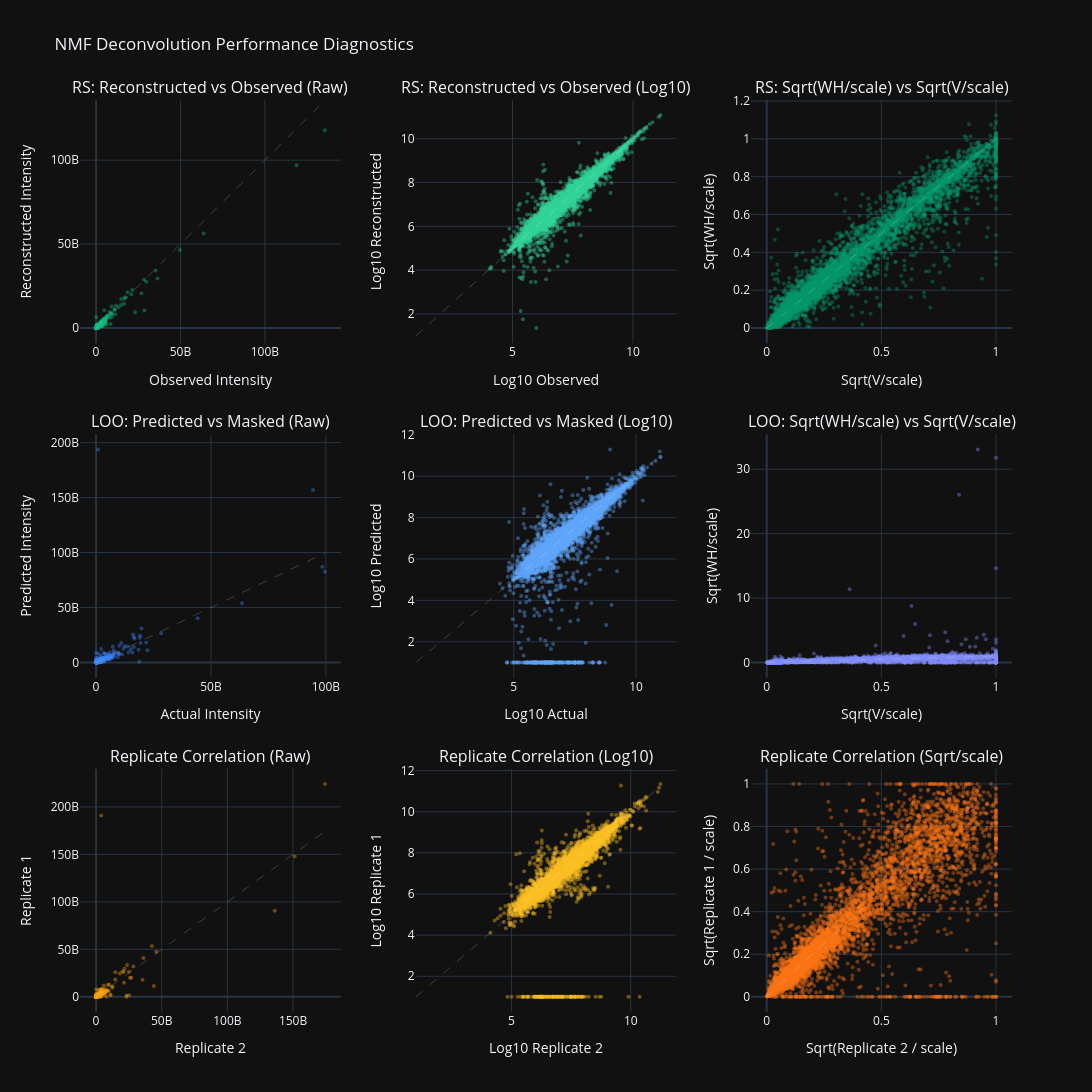

This figure's notebook cell:
### Markdown cell above
## 1. Quantification & NMF Deconvolution

The `quantify` method executes the entire structural digestion and signal factorization pipeline. It returns a performance dictionary containing Cross-Validation (CV) metrics including Spearman correlations and replicate-level R² values.

### Code cell
# Run the full quantification pipeline
stats = nm.quantify(fasta_path, evidence_path)

print("\n[*] Deconvolution Performance:")
for metric, value in stats.items():
    print(f"  > {metric:20}: {value:.4f}")
nm.plot_performance().show()

### Figure 1 — Plotly figure (JSON) as saved in the notebook; plotly's stock layout.template omitted (floating-point values rounded to 4 significant figures; data arrays with more than 128 entries replaced by an {"elided": "..."} marker saying what was removed)
{"data": [{"marker": {"color": "#10b981", "opacity": 0.4, "size": 4}, "mode": "markers", "name": "RS Raw", "type": "scatter", "x": {"elided": "7780 float values"}, "xaxis": "x", "y": {"elided": "7780 float values"}, "yaxis": "y"}, {"marker": {"color": "#34d399", "opacity": 0.4, "size": 4}, "mode": "markers", "name": "RS Log10", "type": "scatter", "x": {"elided": "7780 float values"}, "xaxis": "x2", "y": {"elided": "7780 float values"}, "yaxis": "y2"}, {"marker": {"color": "#059669", "opacity": 0.4, "size": 4}, "mode": "markers", "name": "RS Sqrt", "type": "scatter", "x": {"elided": "7780 float values"}, "xaxis": "x3", "y": {"elided": "7780 float values"}, "yaxis": "y3"}, {"marker": {"color": "#3b82f6", "opacity": 0.4, "size": 4}, "mode": "markers", "name": "LOO Raw", "type": "scatter", "x": {"elided": "7780 float values"}, "xaxis": "x4", "y": {"elided": "7780 float values"}, "yaxis": "y4"}, {"marker": {"color": "#60a5fa", "opacity": 0.4, "size": 4}, "mode": "markers", "name": "LOO Log10", "type": "scatter", "x": {"elided": "7780 float values"}, "xaxis": "x5", "y": {"elided": "7780 float values"}, "yaxis": "y5"}, {"marker": {"color": "#818cf8", "opacity": 0.4, "size": 4}, "mode": "markers", "name": "LOO Sqrt", "type": "scatter", "x": {"elided": "7780 float values"}, "xaxis": "x6", "y": {"elided": "7780 float values"}, "yaxis": "y6"}, {"marker": {"color": "#f59e0b", "opacity": 0.4, "size": 4}, "mode": "markers", "name": "Rep Raw", "type": "scatter", "x": {"elided": "7546 float values"}, "xaxis": "x7", "y": {"elided": "7546 float values"}, "yaxis": "y7"}, {"marker": {"color": "#fbbf24", "opacity": 0.4, "size": 4}, "mode": "markers", "name": "Rep Log10", "type": "scatter", "x": {"elided": "7546 float values"}, "xaxis": "x8", "y": {"elided": "7546 float values"}, "yaxis": "y8"}, {"marker": {"color": "#f97316", "opacity": 0.4, "size": 4}, "mode": "markers", "name": "Rep Sqrt", "type": "scatter", "x": {"elided": "7546 float values"}, "xaxis": "x9", "y": {"elided": "7546 float values"}, "yaxis": "y9"}], "layout": {"annotations": [{"font": {"size": 16}, "showarrow": false, "text": "RS: Reconstructed vs Observed (Raw)", "x": 0.14, "xanchor": "center", "xref": "paper", "y": 1, "yanchor": "bottom", "yref": "paper"}, {"font": {"size": 16}, "showarrow": false, "text": "RS: Reconstructed vs Observed (Log10)", "x": 0.5, "xanchor": "center", "xref": "paper", "y": 1, "yanchor": "bottom", "yref": "paper"}, {"font": {"size": 16}, "showarrow": false, "text": "RS: Sqrt(WH/scale) vs Sqrt(V/scale)", "x": 0.86, "xanchor": "center", "xref": "paper", "y": 1, "yanchor": "bottom", "yref": "paper"}, {"font": {"size": 16}, "showarrow": false, "text": "LOO: Predicted vs Masked (Raw)", "x": 0.14, "xanchor": "center", "xref": "paper", "y": 0.6333, "yanchor": "bottom", "yref": "paper"}, {"font": {"size": 16}, "showarrow": false, "text": "LOO: Predicted vs Masked (Log10)", "x": 0.5, "xanchor": "center", "xref": "paper", "y": 0.6333, "yanchor": "bottom", "yref": "paper"}, {"font": {"size": 16}, "showarrow": false, "text": "LOO: Sqrt(WH/scale) vs Sqrt(V/scale)", "x": 0.86, "xanchor": "center", "xref": "paper", "y": 0.6333, "yanchor": "bottom", "yref": "paper"}, {"font": {"size": 16}, "showarrow": false, "text": "Replicate Correlation (Raw)", "x": 0.14, "xanchor": "center", "xref": "paper", "y": 0.2667, "yanchor": "bottom", "yref": "paper"}, {"font": {"size": 16}, "showarrow": false, "text": "Replicate Correlation (Log10)", "x": 0.5, "xanchor": "center", "xref": "paper", "y": 0.2667, "yanchor": "bottom", "yref": "paper"}, {"font": {"size": 16}, "showarrow": false, "text": "Replicate Correlation (Sqrt/scale)", "x": 0.86, "xanchor": "center", "xref": "paper", "y": 0.2667, "yanchor": "bottom", "yref": "paper"}], "height": 1200, "shapes": [{"line": {"color": "rgba(255,255,255,0.2)", "dash": "dash", "width": 1}, "type": "line", "x0": 10, "x1": 135500000000.0, "xref": "x", "y0": 10, "y1": 135500000000.0, "yref": "y"}, {"line": {"color": "rgba(255,255,255,0.2)", "dash": "dash", "width": 1}, "type": "line", "x0": 1, "x1": 11.13, "xref": "x2", "y0": 1, "y1": 11.13, "yref": "y2"}, {"line": {"color": "rgba(255,255,255,0.2)", "dash": "dash", "width": 1}, "type": "line", "x0": 0, "x1": 1, "xref": "x3", "y0": 0, "y1": 1, "yref": "y3"}, {"line": {"color": "rgba(255,255,255,0.2)", "dash": "dash", "width": 1}, "type": "line", "x0": 10, "x1": 99582222000, "xref": "x4", "y0": 10, "y1": 99582222000, "yref": "y4"}, {"line": {"color": "rgba(255,255,255,0.2)", "dash": "dash", "width": 1}, "type": "line", "x0": 1, "x1": 11.0, "xref": "x5", "y0": 1, "y1": 11.0, "yref": "y5"}, {"line": {"color": "rgba(255,255,255,0.2)", "dash": "dash", "width": 1}, "type": "line", "x0": 0, "x1": 1, "xref": "x6", "y0": 0, "y1": 1, "yref": "y6"}, {"line": {"color": "rgba(255,255,255,0.2)", "dash": "dash", "width": 1}, "type": "line", "x0": 10, "x1": 174256893900, "xref": "x7", "y0": 10, "y1": 174256893900, "yref": "y7"}, {"line": {"color": "rgba(255,255,255,0.2)", "dash": "dash", "width": 1}, "type": "line", "x0": 1, "x1": 11.24, "xref": "x8", "y0": 1, "y1": 11.24, "yref": "y8"}, {"line": {"color": "rgba(255,255,255,0.2)", "dash": "dash", "width": 1}, "type": "line", "x0": 0, "x1": 1, "xref": "x9", "y0": 0, "y1": 1, "yref": "y9"}], "showlegend": false, "title": {"text": "NMF Deconvolution Performance Diagnostics"}, "width": 1200, "xaxis": {"anchor": "y", "domain": [0, 0.28], "title": {"text": "Observed Intensity"}}, "xaxis2": {"anchor": "y2", "domain": [0.36, 0.64], "title": {"text": "Log10 Observed"}}, "xaxis3": {"anchor": "y3", "domain": [0.72, 1], "title": {"text": "Sqrt(V/scale)"}}, "xaxis4": {"anchor": "y4", "domain": [0, 0.28], "title": {"text": "Actual Intensity"}}, "xaxis5": {"anchor": "y5", "domain": [0.36, 0.64], "title": {"text": "Log10 Actual"}}, "xaxis6": {"anchor": "y6", "domain": [0.72, 1], "title": {"text": "Sqrt(V/scale)"}}, "xaxis7": {"anchor": "y7", "domain": [0, 0.28], "title": {"text": "Replicate 2"}}, "xaxis8": {"anchor": "y8", "domain": [0.36, 0.64], "title": {"text": "Log10 Replicate 2"}}, "xaxis9": {"anchor": "y9", "domain": [0.72, 1], "title": {"text": "Sqrt(Replicate 2 / scale)"}}, "yaxis": {"anchor": "x", "domain": [0.7333, 1], "title": {"text": "Reconstructed Intensity"}}, "yaxis2": {"anchor": "x2", "domain": [0.7333, 1], "title": {"text": "Log10 Reconstructed"}}, "yaxis3": {"anchor": "x3", "domain": [0.7333, 1], "title": {"text": "Sqrt(WH/scale)"}}, "yaxis4": {"anchor": "x4", "domain": [0.3667, 0.6333], "title": {"text": "Predicted Intensity"}}, "yaxis5": {"anchor": "x5", "domain": [0.3667, 0.6333], "title": {"text": "Log10 Predicted"}}, "yaxis6": {"anchor": "x6", "domain": [0.3667, 0.6333], "title": {"text": "Sqrt(WH/scale)"}}, "yaxis7": {"anchor": "x7", "domain": [0, 0.2667], "title": {"text": "Replicate 1"}}, "yaxis8": {"anchor": "x8", "domain": [0, 0.2667], "title": {"text": "Log10 Replicate 1"}}, "yaxis9": {"anchor": "x9", "domain": [0, 0.2667], "title": {"text": "Sqrt(Replicate 1 / scale)"}}}}
